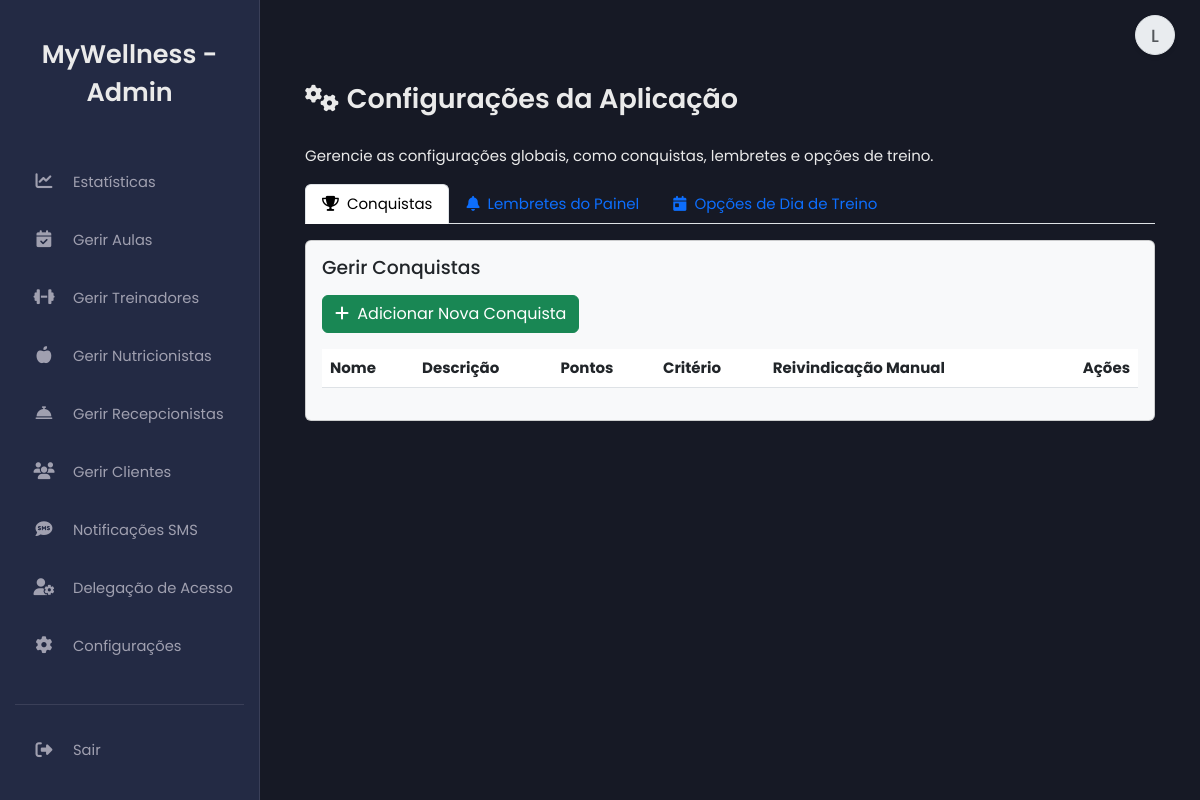
The page /settings_admin.php (signed in) on the database as committed earlier.
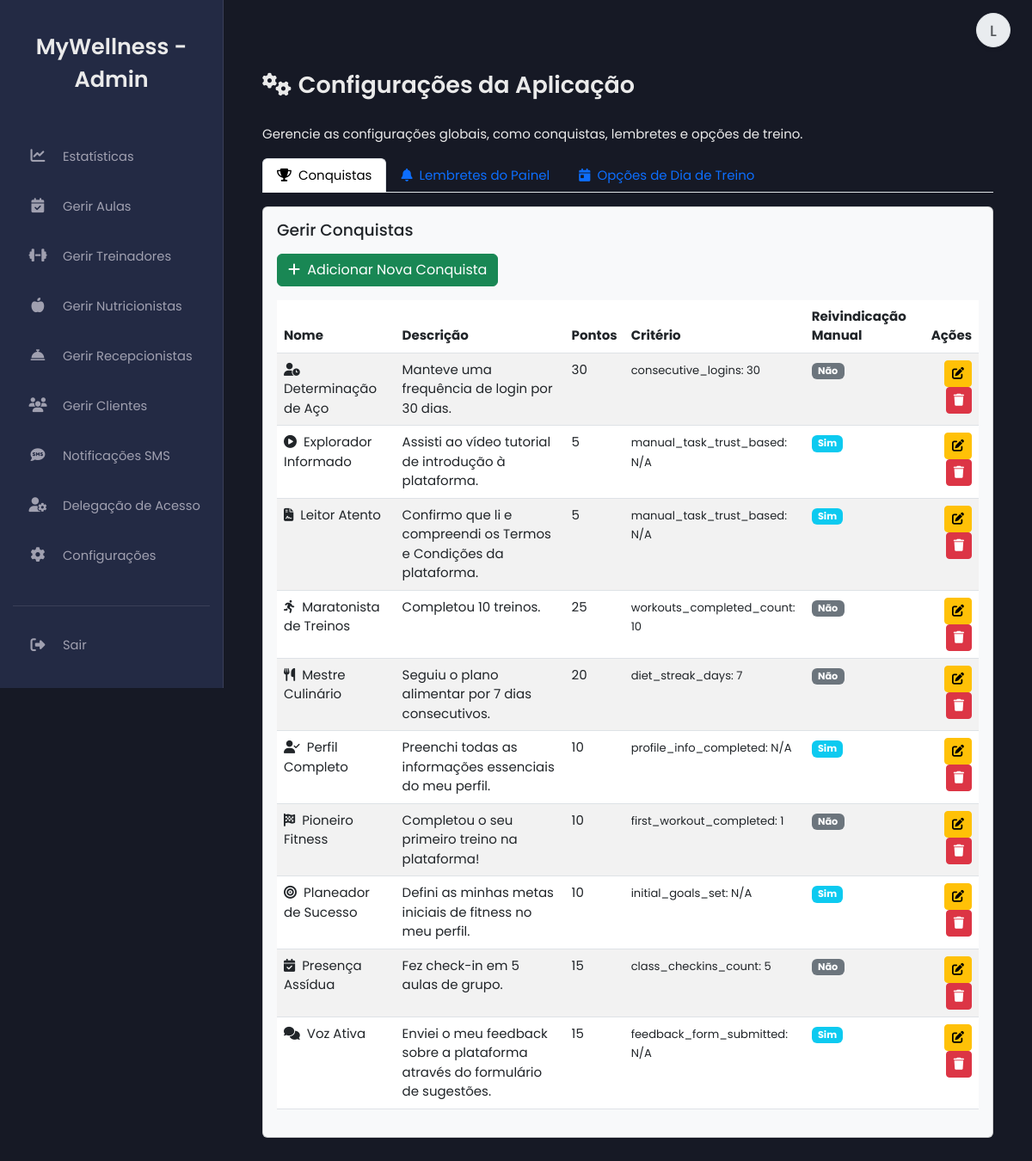
The same page on the database as committed later.
### tables this page shows
CREATE TABLE `achievements` (
  `id` int(11) NOT NULL,
  `name` varchar(255) NOT NULL,
  `description` text NOT NULL,
  `icon` varchar(50) DEFAULT 'fas fa-medal',
  `points` int(11) DEFAULT 10,
  `criteria_type` varchar(50) DEFAULT NULL,
  `criteria_value` varchar(255) DEFAULT NULL,
  `is_manual_claim` tinyint(1) NOT NULL DEFAULT 0 COMMENT '1 se a conquista pode ser reivindicada manualmente pelo cliente',
  `created_at` timestamp NOT NULL DEFAULT current_timestamp()
);

### settings_admin.php (the view, shortened to what the changed rows need)
<?php
include 'db.php';
$achievements = $pdo->query("SELECT * FROM achievements ORDER BY name ASC")->fetchAll();
include 'header.php';
?>
<main class="main-content">
    <div class="container mt-5">
        <h2><i class="fas fa-cogs me-2"></i>Configurações da Aplicação</h2>
        <div class="tab-content" id="settingsTabsContent">
            <div class="tab-pane fade show active" id="achievements-pane" role="tabpanel" aria-labelledby="achievements-tab" tabindex="0">
                <div class="card mt-3 bg-light">
                    <div class="card-body">
                        <div class="table-responsive">
                            <table class="table table-striped table-hover">
                                <thead>
                                    <tr>
                                        <th>Nome</th>
                                        <th>Descrição</th>
                                        <th>Pontos</th>
                                        <th>Critério</th>
                                        <th>Reivindicação Manual</th>
                                        <th class="text-end">Ações</th>
                                    </tr>
                                </thead>
                                <tbody>
                                    <?php foreach ($achievements as $item): ?>
                                    <tr>
                                        <td><i class="<?= htmlspecialchars($item['icon']) ?> me-2"></i><?= htmlspecialchars($item['name']) ?></td>
                                        <td><?= htmlspecialchars($item['description']) ?></td>
                                        <td><?= htmlspecialchars($item['points']) ?></td>
                                        <td><small><?= htmlspecialchars($item['criteria_type'] ?? 'N/A') ?>: <?= htmlspecialchars($item['criteria_value'] ?? 'N/A') ?></small></td>
                                        <td><?= $item['is_manual_claim'] ? '<span class="badge bg-info">Sim</span>' : '<span class="badge bg-secondary">Não</span>' ?></td>
                                        <td class="text-end">
                                            <button class="btn btn-warning btn-sm" data-bs-toggle="modal" data-bs-target="#achievementModal"
                                                data-action="edit"
                                                data-id="<?= $item['id'] ?>"
                                                data-name="<?= htmlspecialchars($item['name']) ?>"
                                                data-description="<?= htmlspecialchars($item['description']) ?>"
                                                data-icon="<?= htmlspecialchars($item['icon']) ?>"
                                                data-points="<?= htmlspecialchars($item['points']) ?>"
                                                data-criteria_type="<?= htmlspecialchars($item['criteria_type'] ?? '') ?>"
                                                data-criteria_value="<?= htmlspecialchars($item['criteria_value'] ?? '') ?>"
                                                data-is_manual_claim="<?= $item['is_manual_claim'] ?>">
                                                <i class="fas fa-edit"></i>
                                            </button>
                                            <form action="settings_admin.php" method="POST" class="d-inline" onsubmit="return confirm('Tem certeza que deseja excluir esta conquista?');">
                                                <button type="submit" class="btn btn-danger btn-sm"><i class="fas fa-trash"></i></button>
                                            </form>
                                        </td>
                                    </tr>
                                    <?php endforeach; ?>
                                </tbody>
                            </table>
                        </div>
                    </div>
                </div>
            </div>
        </div>
    </div>
</main>
<?php include 'footer.php'; ?>

Rows that differ between the two databases and show on the page:
added achievements: name "Determinação de Aço", description "Manteve uma frequência de login por 30 dias.", points "30", criteria_type "consecutive_logins", criteria_value "30", is_manual_claim "Não"
added achievements: name "Explorador Informado", description "Assisti ao vídeo tutorial de introdução à plataforma.", points "5", criteria_type "manual_task_trust_based", criteria_value "N/A", is_manual_claim "Sim"
added achievements: name "Leitor Atento", description "Confirmo que li e compreendi os Termos e Condições da plataforma.", points "5", criteria_type "manual_task_trust_based", criteria_value "N/A", is_manual_claim "Sim"
added achievements: name "Maratonista de Treinos", description "Completou 10 treinos.", points "25", criteria_type "workouts_completed_count", criteria_value "10", is_manual_claim "Não"
added achievements: name "Mestre Culinário", description "Seguiu o plano alimentar por 7 dias consecutivos.", points "20", criteria_type "diet_streak_days", criteria_value "7", is_manual_claim "Não"
added achievements: name "Perfil Completo", description "Preenchi todas as informações essenciais do meu perfil.", points "10", criteria_type "profile_info_completed", criteria_value "N/A", is_manual_claim "Sim"
added achievements: name "Pioneiro Fitness", description "Completou o seu primeiro treino na plataforma!", points "10", criteria_type "first_workout_completed", criteria_value "1", is_manual_claim "Não"
added achievements: name "Planeador de Sucesso", description "Defini as minhas metas iniciais de fitness no meu perfil.", points "10", criteria_type "initial_goals_set", criteria_value "N/A", is_manual_claim "Sim"
added achievements: name "Presença Assídua", description "Fez check-in em 5 aulas de grupo.", points "15", criteria_type "class_checkins_count", criteria_value "5", is_manual_claim "Não"
added achievements: name "Voz Ativa", description "Enviei o meu feedback sobre a plataforma através do formulário de sugestões.", points "15", criteria_type "feedback_form_submitted", criteria_value "N/A", is_manual_claim "Sim"
